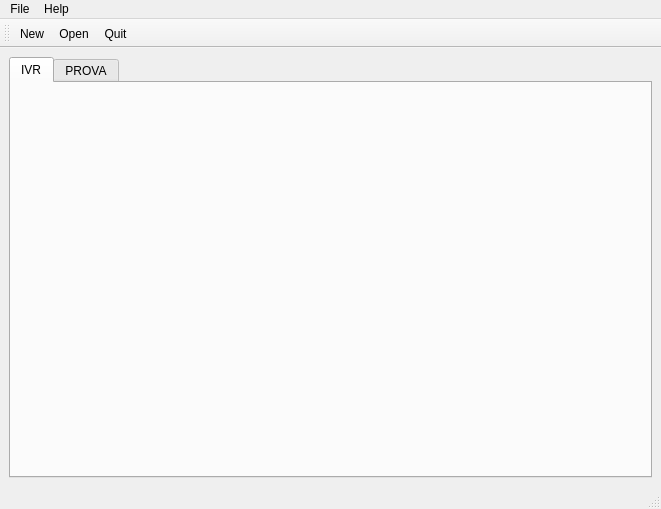
<?xml version="1.0" encoding="UTF-8"?>
<ui version="4.0">
 <class>MainWindow</class>
 <widget class="QMainWindow" name="MainWindow">
  <property name="geometry">
   <rect>
    <x>0</x>
    <y>0</y>
    <width>661</width>
    <height>509</height>
   </rect>
  </property>
  <property name="windowTitle">
   <string>MainWindow</string>
  </property>
  <widget class="QWidget" name="centralwidget">
   <layout class="QVBoxLayout" name="verticalLayout">
    <item>
     <widget class="QTabWidget" name="tabWidget">
      <property name="currentIndex">
       <number>0</number>
      </property>
      <widget class="QWidget" name="tab">
       <attribute name="title">
        <string>IVR</string>
       </attribute>
      </widget>
      <widget class="QWidget" name="tab_2">
       <attribute name="title">
        <string>PROVA</string>
       </attribute>
      </widget>
     </widget>
    </item>
   </layout>
  </widget>
  <widget class="QMenuBar" name="menubar">
   <property name="geometry">
    <rect>
     <x>0</x>
     <y>0</y>
     <width>661</width>
     <height>23</height>
    </rect>
   </property>
   <widget class="QMenu" name="menuFile">
    <property name="title">
     <string>File</string>
    </property>
    <addaction name="actionNew"/>
    <addaction name="actionOpen"/>
    <addaction name="separator"/>
    <addaction name="actionQuit"/>
   </widget>
   <widget class="QMenu" name="menuAbout">
    <property name="title">
     <string>Help</string>
    </property>
    <addaction name="actionAbout"/>
   </widget>
   <addaction name="menuFile"/>
   <addaction name="menuAbout"/>
  </widget>
  <widget class="QStatusBar" name="statusbar"/>
  <widget class="QToolBar" name="toolBar">
   <property name="windowTitle">
    <string>toolBar</string>
   </property>
   <attribute name="toolBarArea">
    <enum>TopToolBarArea</enum>
   </attribute>
   <attribute name="toolBarBreak">
    <bool>false</bool>
   </attribute>
   <addaction name="actionNew"/>
   <addaction name="actionOpen"/>
   <addaction name="actionQuit"/>
  </widget>
  <action name="actionQuit">
   <property name="icon">
    <iconset>
     <normaloff>../../../../../../usr/share/icons/gnome/32x32/actions/application-exit.png</normaloff>../../../../../../usr/share/icons/gnome/32x32/actions/application-exit.png</iconset>
   </property>
   <property name="text">
    <string>Quit</string>
   </property>
   <property name="shortcut">
    <string>Ctrl+Q</string>
   </property>
   <property name="iconVisibleInMenu">
    <bool>true</bool>
   </property>
  </action>
  <action name="actionNew">
   <property name="icon">
    <iconset>
     <normaloff>../../../../../../usr/share/icons/gnome/32x32/actions/document-new.png</normaloff>../../../../../../usr/share/icons/gnome/32x32/actions/document-new.png</iconset>
   </property>
   <property name="text">
    <string>New</string>
   </property>
   <property name="shortcut">
    <string>Ctrl+N</string>
   </property>
   <property name="iconVisibleInMenu">
    <bool>true</bool>
   </property>
  </action>
  <action name="actionAbout">
   <property name="icon">
    <iconset>
     <normaloff>../../../../../../usr/share/icons/gnome/32x32/actions/edit-find.png</normaloff>../../../../../../usr/share/icons/gnome/32x32/actions/edit-find.png</iconset>
   </property>
   <property name="text">
    <string>About</string>
   </property>
   <property name="shortcut">
    <string>Ctrl+A</string>
   </property>
   <property name="iconVisibleInMenu">
    <bool>true</bool>
   </property>
  </action>
  <action name="actionOpen">
   <property name="icon">
    <iconset>
     <normaloff>../../../../../../usr/share/icons/gnome/32x32/actions/document-open.png</normaloff>../../../../../../usr/share/icons/gnome/32x32/actions/document-open.png</iconset>
   </property>
   <property name="text">
    <string>Open</string>
   </property>
   <property name="shortcut">
    <string>Ctrl+O</string>
   </property>
   <property name="iconVisibleInMenu">
    <bool>true</bool>
   </property>
  </action>
 </widget>
 <resources>
  <include location="../../../../../../usr/share/icons/gnome/32x32/actions/document-new.png"/>
 </resources>
 <connections/>
</ui>
